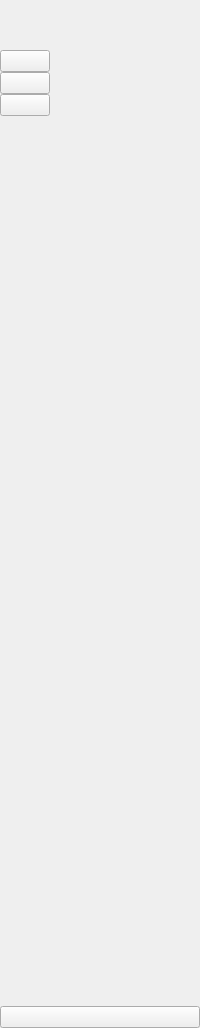
     <widget class="QWidget" name="iconOnlyWidget" native="true">
      <layout class="QVBoxLayout" name="verticalLayout_3">
       <property name="spacing">
        <number>0</number>
       </property>
       <property name="leftMargin">
        <number>0</number>
       </property>
       <property name="topMargin">
        <number>0</number>
       </property>
       <property name="rightMargin">
        <number>0</number>
       </property>
       <property name="bottomMargin">
        <number>0</number>
       </property>
       <item>
        <layout class="QHBoxLayout" name="horizontalLayout_2">
         <property name="spacing">
          <number>0</number>
         </property>
         <item>
          <widget class="QLabel" name="logo">
           <property name="minimumSize">
            <size>
             <width>50</width>
             <height>50</height>
            </size>
           </property>
           <property name="maximumSize">
            <size>
             <width>40</width>
             <height>40</height>
            </size>
           </property>
           <property name="text">
            <string/>
           </property>
           <property name="pixmap">
            <pixmap resource="Resource.qrc">:/icon/media/icon/simulation.png</pixmap>
           </property>
           <property name="scaledContents">
            <bool>true</bool>
           </property>
          </widget>
         </item>
        </layout>
       </item>
       <item>
        <layout class="QVBoxLayout" name="verticalLayout">
         <property name="spacing">
          <number>0</number>
         </property>
         <item>
          <widget class="QPushButton" name="pushButton_settingsPage">
           <property name="maximumSize">
            <size>
             <width>50</width>
             <height>40</height>
            </size>
           </property>
           <property name="text">
            <string/>
           </property>
           <property name="icon">
            <iconset resource="Resource.qrc">
             <normaloff>:/icon/media/icon/settings-5-32.ico</normaloff>
             <normalon>:/icon/media/icon/settings-5-32 blauw.ico</normalon>:/icon/media/icon/settings-5-32.ico</iconset>
           </property>
           <property name="checkable">
            <bool>true</bool>
           </property>
           <property name="autoExclusive">
            <bool>true</bool>
           </property>
          </widget>
         </item>
         <item>
          <widget class="QPushButton" name="pushButton_IOPage">
           <property name="maximumSize">
            <size>
             <width>50</width>
             <height>40</height>
            </size>
           </property>
           <property name="text">
            <string/>
           </property>
           <property name="icon">
            <iconset resource="Resource.qrc">
             <normaloff>:/icon/media/icon/settings-12-32.ico</normaloff>
             <normalon>:/icon/media/icon/settings-12-32 blauw.ico</normalon>:/icon/media/icon/settings-12-32.ico</iconset>
           </property>
           <property name="checkable">
            <bool>true</bool>
           </property>
           <property name="autoExclusive">
            <bool>true</bool>
           </property>
          </widget>
         </item>
         <item>
          <widget class="QPushButton" name="pushButton_simPage">
           <property name="maximumSize">
            <size>
             <width>50</width>
             <height>40</height>
            </size>
           </property>
           <property name="text">
            <string/>
           </property>
           <property name="icon">
            <iconset resource="Resource.qrc">
             <normaloff>:/icon/media/icon/play-6-32.ico</normaloff>
             <normalon>:/icon/media/icon/play-6-32 blauw.ico</normalon>:/icon/media/icon/play-6-32.ico</iconset>
           </property>
           <property name="checkable">
            <bool>true</bool>
           </property>
           <property name="autoExclusive">
            <bool>true</bool>
           </property>
          </widget>
         </item>
        </layout>
       </item>
       <item>
        <spacer name="verticalSpacer">
         <property name="orientation">
          <enum>Qt::Vertical</enum>
         </property>
         <property name="sizeHint" stdset="0">
          <size>
           <width>20</width>
           <height>890</height>
          </size>
         </property>
        </spacer>
       </item>
       <item>
        <widget class="QPushButton" name="pushButton_Exit">
         <property name="text">
          <string/>
         </property>
         <property name="icon">
          <iconset resource="Resource.qrc">
           <normaloff>:/icon/media/icon/close-window-64.ico</normaloff>
           <normalon>:/icon/media/icon/close-window-64 blauw.ico</normalon>:/icon/media/icon/close-window-64.ico</iconset>
         </property>
         <property name="checkable">
          <bool>false</bool>
         </property>
         <property name="autoExclusive">
          <bool>false</bool>
         </property>
        </widget>
       </item>
      </layout>
     </widget>
